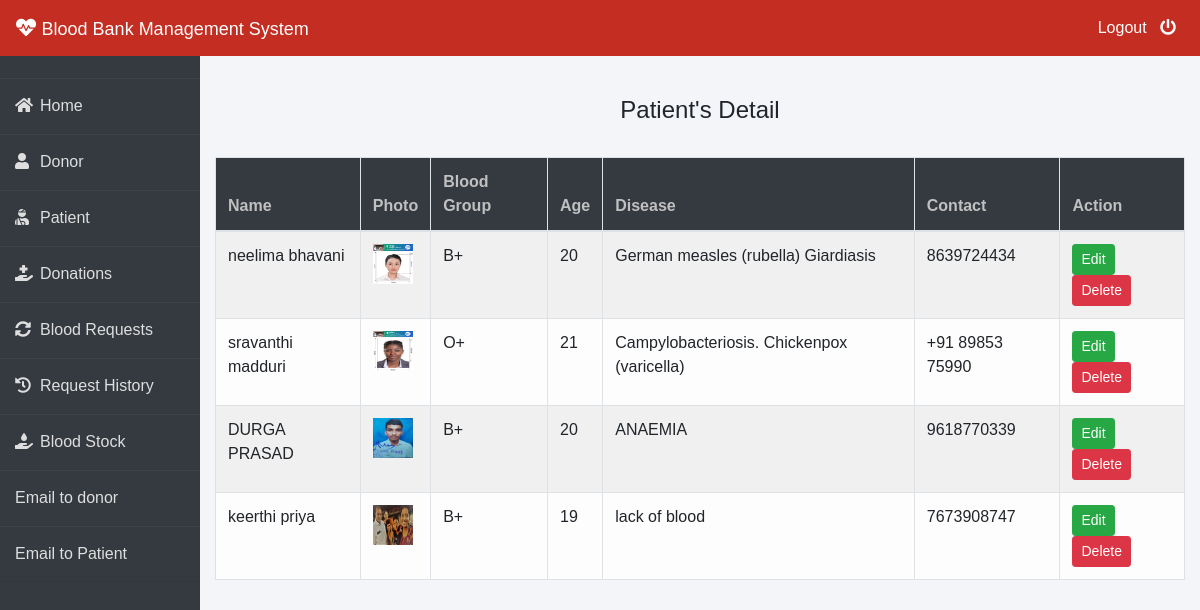
/admin-patient (signed in), run on the app's committed database.
### patient/models.py (models this page shows, shortened)
class Patient(models.Model):
    user=models.OneToOneField(User,on_delete=models.CASCADE)
    profile_pic= models.ImageField(upload_to='profile_pic/Patient/',null=True,blank=True)
    age=models.PositiveIntegerField()
    bloodgroup=models.CharField(max_length=10)
    disease=models.CharField(max_length=100)
    doctorname=models.CharField(max_length=50)
    address = models.CharField(max_length=40)
    mobile = models.CharField(max_length=20,null=False)
    @property
    def get_name(self):
        return self.user.first_name+" "+self.user.last_name

### blood/views.py (the view)
# urls.py: path('admin-patient', views.admin_patient_view,name='admin-patient'),
@login_required(login_url='adminlogin')
def admin_patient_view(request):
    patients=pmodels.Patient.objects.all()
    return render(request,'blood/admin_patient.html',{'patients':patients})

### templates/blood/admin_patient.html
{% extends 'blood/adminbase.html' %}
{% block content %}
{% load widget_tweaks %}
{%load static%}
<br><br>
<div class="container">
    <H4 class="text-center">Patient's Detail</H4><br>
    <table class="table table-light table-hover table-bordered table-striped">
        <thead class="bg-dark">
            <tr>
                <th scope="col" style="color: rgb(192, 192, 192);">Name</th>
                <th scope="col" style="color: rgb(192, 192, 192);">Photo</th>
                <th scope="col" style="color: rgb(192, 192, 192);">Blood Group</th>
                <th scope="col" style="color: rgb(192, 192, 192);">Age</th>
                <th scope="col" style="color: rgb(192, 192, 192);">Disease</th>
                <th scope="col" style="color: rgb(192, 192, 192);">Contact</th>
                <th style="color: rgb(192, 192, 192);">Action</th>
            </tr>
        </thead>
        <tbody>
            {% for t in patients %}
            <tr>
                <td> {{t.get_name}}</td>
                <td> <img src="{% static t.profile_pic.url %}" alt="Profile Pic" height="40px" width="40px" /></td>
                <td>{{t.bloodgroup}}</td>
                <td>{{t.age}}</td>
                <td>{{t.disease}}</td>
                <td>{{t.mobile}}</td>
                <td>
                    <button class="btn btn-success btn-sm"><a  style="text-decoration: none;color: white;" href="{% url 'update-patient' t.id  %}">Edit</a> </button>
                    <button class="btn btn-danger btn-sm"><a  style="text-decoration: none;color: white;" href="{% url 'delete-patient' t.id  %}">Delete</a> </button>
                </td>
            </tr>
            {% endfor %}
        </tbody>
    </table>
</div>
{% endblock content %}

### templates/blood/adminbase.html (style rules this page uses)
* { margin: 0; padding: 0; box-sizing: border-box; list-style: none; text-decoration: none; font-family: 'Josefin Sans', sans-serif; }
body { background-color: #f3f5f9; }

### data on the page
Patient: get_name "neelima bhavani", profile_pic (picture), bloodgroup "B+", age "20", disease "German measles (rubella) Giardiasis", mobile "8639724434"
Patient: get_name "sravanthi madduri", profile_pic (picture), bloodgroup "O+", age "21", disease "Campylobacteriosis. Chickenpox (varicella)", mobile "+91 89853 75990"
Patient: get_name "DURGA PRASAD", profile_pic (picture), bloodgroup "B+", age "20", disease "ANAEMIA", mobile "9618770339"
Patient: get_name "keerthi priya", profile_pic (picture), bloodgroup "B+", age "19", disease "lack of blood", mobile "7673908747"
